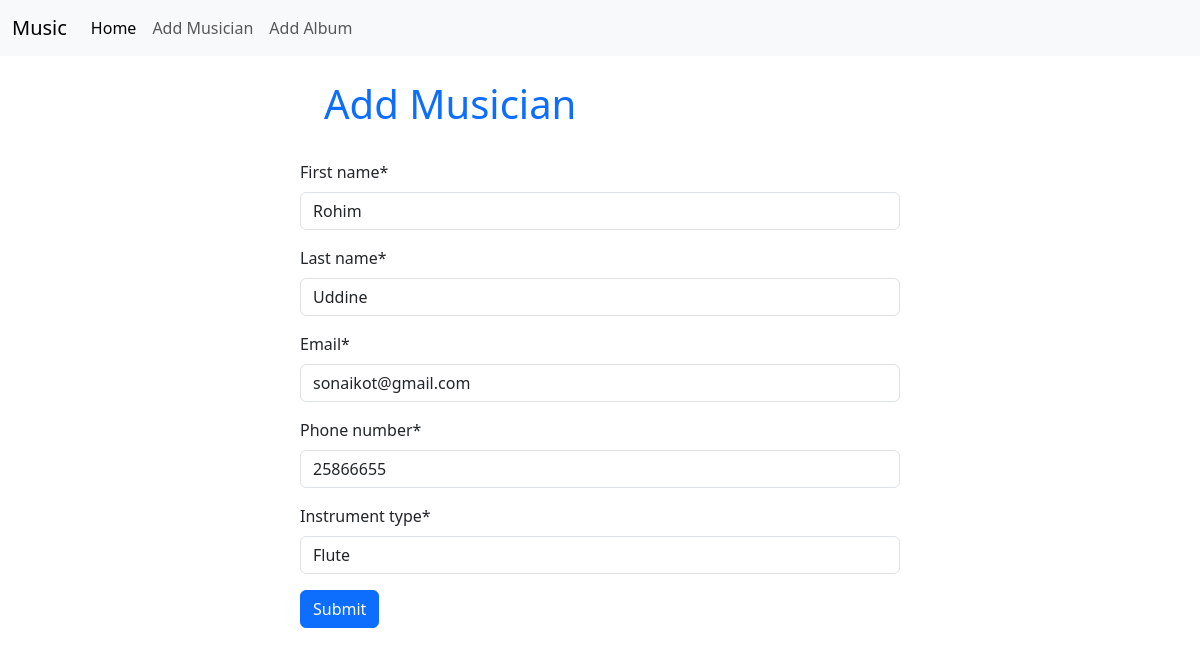
Page /edit_musician/3 on the committed database.
### musicians/models.py (models this page shows, shortened)
class Musicians_Model(models.Model):
    first_name = models.CharField(max_length=100)
    last_name = models.CharField(max_length=100)
    email = models.EmailField()
    phone_number= models.IntegerField()
    instrument_type = models.CharField(max_length=100)

### musicians/views.py (the view)
# urls.py: path('edit_musician/<int:id>',views.edit_musician,name='edit_musician'),
def edit_musician(request,id):
    musician = models.Musicians_Model.objects.get(pk=id)
    form = forms.Musician(instance=musician)
    if request.method=='POST':
       form = forms.Musician(request.POST,instance=musician)
       if form.is_valid():
         form.save()
         return redirect('home')
    return render(request,'musician.html',{'form':form})

### musicians/forms.py
class Musician(forms.ModelForm):
    class Meta:
        model = models.Musicians_Model
        fields='__all__'

### musicians/templates/musician.html (shortened to what this page needs)
{% extends 'base.html' %}
{% load crispy_forms_tags %}
{% block content %}
   <form method="post" style="width: 50%; margin: auto;">
      <h1 class="text-primary p-4">Add Musician</h1>
      {{form | crispy}}
      <button type="submit" class="btn btn-primary">Submit</button>
   </form>
{% endblock %}

### rows in the picture
Musicians_Model: first_name "Rohim", last_name "Uddine", email "sonaikot@gmail.com", phone_number "25866655", instrument_type "Flute"
